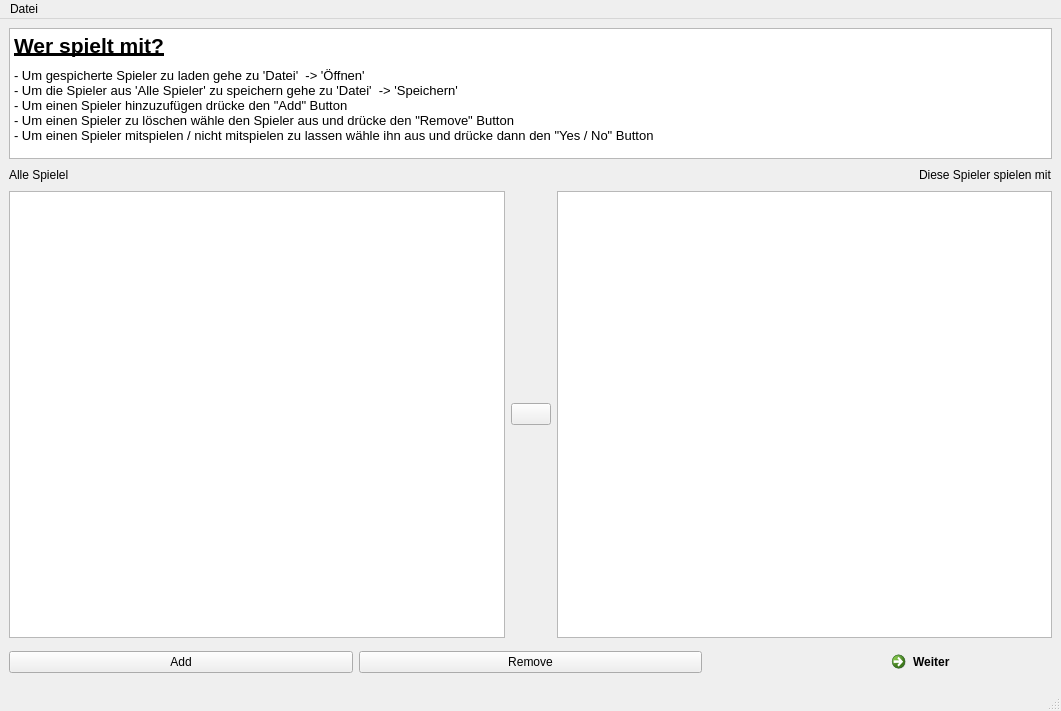
<?xml version="1.0" encoding="UTF-8"?>
<ui version="4.0">
 <class>MainWindow</class>
 <widget class="QMainWindow" name="MainWindow">
  <property name="geometry">
   <rect>
    <x>0</x>
    <y>0</y>
    <width>1061</width>
    <height>711</height>
   </rect>
  </property>
  <property name="windowTitle">
   <string>Wer Spielt mit?</string>
  </property>
  <property name="windowIcon">
   <iconset>
    <normaloff>Fussball.jpg</normaloff>Fussball.jpg</iconset>
  </property>
  <widget class="QWidget" name="centralwidget">
   <layout class="QVBoxLayout" name="verticalLayout">
    <item>
     <widget class="QTextBrowser" name="textBrowser">
      <property name="maximumSize">
       <size>
        <width>16777215</width>
        <height>131</height>
       </size>
      </property>
      <property name="html">
       <string>&lt;!DOCTYPE HTML PUBLIC &quot;-//W3C//DTD HTML 4.0//EN&quot; &quot;http://www.w3.org/TR/REC-html40/strict.dtd&quot;&gt;
&lt;html&gt;&lt;head&gt;&lt;meta name=&quot;qrichtext&quot; content=&quot;1&quot; /&gt;&lt;style type=&quot;text/css&quot;&gt;
p, li { white-space: pre-wrap; }
&lt;/style&gt;&lt;/head&gt;&lt;body style=&quot; font-family:'MS Shell Dlg 2'; font-size:8.25pt; font-weight:400; font-style:normal;&quot;&gt;
&lt;p style=&quot; margin-top:0px; margin-bottom:0px; margin-left:0px; margin-right:0px; -qt-block-indent:0; text-indent:0px;&quot;&gt;&lt;span style=&quot; font-size:16pt; font-weight:600; text-decoration: underline;&quot;&gt;Wer spielt mit?&lt;/span&gt;&lt;/p&gt;
&lt;p style=&quot; margin-top:0px; margin-bottom:0px; margin-left:0px; margin-right:0px; -qt-block-indent:0; text-indent:0px;&quot;&gt;&lt;span style=&quot; font-size:6pt;&quot;&gt; &lt;/span&gt;&lt;/p&gt;
&lt;p style=&quot; margin-top:0px; margin-bottom:0px; margin-left:0px; margin-right:0px; -qt-block-indent:0; text-indent:0px;&quot;&gt;&lt;span style=&quot; font-size:10pt;&quot;&gt;- Um gespicherte Spieler zu laden gehe zu 'Datei'  -&amp;gt; 'Öffnen'&lt;/span&gt;&lt;/p&gt;
&lt;p style=&quot; margin-top:0px; margin-bottom:0px; margin-left:0px; margin-right:0px; -qt-block-indent:0; text-indent:0px;&quot;&gt;&lt;span style=&quot; font-size:10pt;&quot;&gt;- Um die Spieler aus 'Alle Spieler' zu speichern gehe zu 'Datei'  -&amp;gt; 'Speichern'&lt;/span&gt;&lt;/p&gt;
&lt;p style=&quot; margin-top:0px; margin-bottom:0px; margin-left:0px; margin-right:0px; -qt-block-indent:0; text-indent:0px;&quot;&gt;&lt;span style=&quot; font-size:10pt;&quot;&gt;- Um einen Spieler hinzuzufügen drücke den &amp;quot;Add&amp;quot; Button&lt;/span&gt;&lt;/p&gt;
&lt;p style=&quot; margin-top:0px; margin-bottom:0px; margin-left:0px; margin-right:0px; -qt-block-indent:0; text-indent:0px;&quot;&gt;&lt;span style=&quot; font-size:10pt;&quot;&gt;- Um einen Spieler zu löschen wähle den Spieler aus und drücke den &amp;quot;Remove&amp;quot; Button&lt;/span&gt;&lt;/p&gt;
&lt;p style=&quot; margin-top:0px; margin-bottom:0px; margin-left:0px; margin-right:0px; -qt-block-indent:0; text-indent:0px;&quot;&gt;&lt;span style=&quot; font-size:10pt;&quot;&gt;- Um einen Spieler mitspielen / nicht mitspielen zu lassen wähle ihn aus und drücke dann den &amp;quot;Yes / No&amp;quot; Button&lt;/span&gt;&lt;/p&gt;&lt;/body&gt;&lt;/html&gt;</string>
      </property>
     </widget>
    </item>
    <item>
     <layout class="QHBoxLayout" name="horizontalLayout_3">
      <item>
       <widget class="QLabel" name="label_2">
        <property name="text">
         <string>Alle Spielel</string>
        </property>
       </widget>
      </item>
      <item>
       <spacer name="horizontalSpacer">
        <property name="orientation">
         <enum>Qt::Horizontal</enum>
        </property>
        <property name="sizeHint" stdset="0">
         <size>
          <width>40</width>
          <height>20</height>
         </size>
        </property>
       </spacer>
      </item>
      <item>
       <widget class="QLabel" name="label">
        <property name="text">
         <string>Diese Spieler spielen mit</string>
        </property>
       </widget>
      </item>
     </layout>
    </item>
    <item>
     <layout class="QHBoxLayout" name="horizontalLayout_2">
      <item>
       <widget class="QTableView" name="allView">
        <property name="selectionMode">
         <enum>QAbstractItemView::ExtendedSelection</enum>
        </property>
        <attribute name="horizontalHeaderCascadingSectionResizes">
         <bool>true</bool>
        </attribute>
        <attribute name="horizontalHeaderDefaultSectionSize">
         <number>80</number>
        </attribute>
        <attribute name="horizontalHeaderShowSortIndicator" stdset="0">
         <bool>true</bool>
        </attribute>
        <attribute name="horizontalHeaderStretchLastSection">
         <bool>true</bool>
        </attribute>
       </widget>
      </item>
      <item>
       <widget class="QPushButton" name="jaNein_Btn">
        <property name="text">
         <string/>
        </property>
        <property name="icon">
         <iconset>
          <normaloff>jaNein.jpg</normaloff>jaNein.jpg</iconset>
        </property>
        <property name="iconSize">
         <size>
          <width>40</width>
          <height>40</height>
         </size>
        </property>
       </widget>
      </item>
      <item>
       <widget class="QTableView" name="aView">
        <property name="selectionMode">
         <enum>QAbstractItemView::ExtendedSelection</enum>
        </property>
        <attribute name="horizontalHeaderCascadingSectionResizes">
         <bool>true</bool>
        </attribute>
        <attribute name="horizontalHeaderDefaultSectionSize">
         <number>80</number>
        </attribute>
        <attribute name="horizontalHeaderShowSortIndicator" stdset="0">
         <bool>true</bool>
        </attribute>
        <attribute name="horizontalHeaderStretchLastSection">
         <bool>true</bool>
        </attribute>
       </widget>
      </item>
     </layout>
    </item>
    <item>
     <layout class="QHBoxLayout" name="horizontalLayout">
      <item>
       <widget class="QPushButton" name="add_Btn">
        <property name="text">
         <string>Add</string>
        </property>
       </widget>
      </item>
      <item>
       <widget class="QPushButton" name="remove_Btn">
        <property name="text">
         <string>Remove</string>
        </property>
       </widget>
      </item>
      <item alignment="Qt::AlignRight">
       <widget class="QCommandLinkButton" name="weiter_Btn">
        <property name="maximumSize">
         <size>
          <width>172</width>
          <height>16777215</height>
         </size>
        </property>
        <property name="text">
         <string>Weiter</string>
        </property>
       </widget>
      </item>
     </layout>
    </item>
   </layout>
  </widget>
  <widget class="QMenuBar" name="menubar">
   <property name="geometry">
    <rect>
     <x>0</x>
     <y>0</y>
     <width>1061</width>
     <height>21</height>
    </rect>
   </property>
   <widget class="QMenu" name="menuDatei">
    <property name="title">
     <string>Datei</string>
    </property>
    <addaction name="actionOpen"/>
    <addaction name="actionSave"/>
   </widget>
   <addaction name="menuDatei"/>
  </widget>
  <widget class="QStatusBar" name="statusbar"/>
  <action name="actionOpen">
   <property name="text">
    <string>Öffnen</string>
   </property>
  </action>
  <action name="actionSave">
   <property name="text">
    <string>Speichern</string>
   </property>
  </action>
 </widget>
 <resources/>
 <connections/>
</ui>
